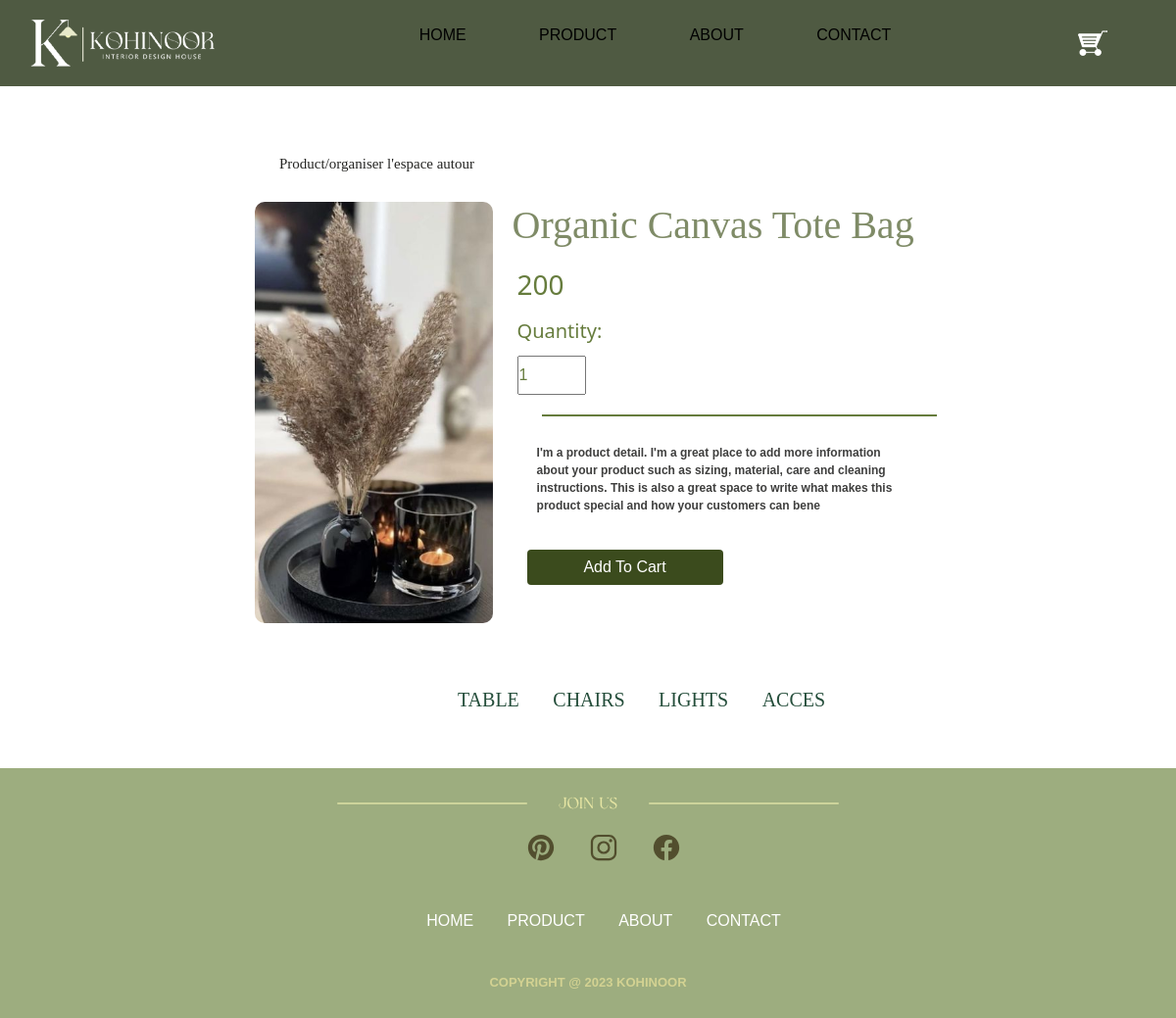
Page /product-description.php?id=37 on the committed database.
### tables this page shows
CREATE TABLE `products` (
  `id` int(255) NOT NULL,
  `img` varchar(255) NOT NULL,
  `name` varchar(255) NOT NULL,
  `title` varchar(255) NOT NULL,
  `description` varchar(255) NOT NULL,
  `prix` int(255) NOT NULL,
  `categorie` varchar(255) NOT NULL
);

### product-description.php (the view, shortened to what this page needs)
<?php
@include('connexion.php');
?>
<!DOCTYPE html>
<html lang="en">
<head>
    <?php include_once 'header.php';
    ?>
</head>
<body>
    <div>
        <?php include_once 'navbar.php'; ?>
    </div>
    <div class="product1">
        <div class="description-product">
            <h2>Product/organiser l'espace autour</h2>
        </div>
        <div class="prod1-img">
            <?php
            if (isset($_GET['id'])) {
                $productId = $_GET['id'];
                $query = "SELECT * FROM products WHERE id = $productId";
                $result = mysqli_query($conn, $query);
                $row = mysqli_fetch_assoc($result);
            }
            ?>
            <img src="images/<?php echo $row['img']; ?>" alt="">
            <div class="discp-prod">
                <h1><?php echo $row['title']; ?></h1>
                <h3><?php echo $row['prix']; ?></h3>
                <form action="cart.php" method="post">
                    <label for="quantity">Quantity:</label><br>
                    <input value="1" type="number" id="quantity" name="quantity" min="1" max="300">
                    <h2></h2>
                    <p>
                        <?php echo $row['description']; ?>
                    </p>
                    <br>
                    <button type="submit" class="btn btn-primary" name="add">Add To Cart</button>
                </form>
            </div>
        </div>
    </div>
    <br>
    <br>
    <div class="menu-product">
        <ul class="menu">
            <li><a href="tables.php">TABLE</a></li>
            <li><a href="chairs.php">CHAIRS</a></li>
            <li><a href="lights.php">LIGHTS</a></li>
            <li><a href="acces.php">ACCES</a></li>
            <br>
            <br>
        </ul>
    </div>
    <?php include_once 'footer.php'; ?>
</body>
</html>

### style.css (style rules this page uses)
* { margin: 0; padding: 0; box-sizing: border-box; font-family: sans-serif ; }
button { font-size: larger; width: 200px; padding: 15px 0; text-align: center; margin: 20px 10px; border-radius:25px ; font-weight: bold; border:2px solid #fff; background: transparent; color: #000000; cursor: pointer; position: relative; overflow: hidden; }
a { color: #524e2e; text-decoration: none; }
p { margin-top: 10px; font-size: 11px; font-weight: bold; display: inline-block; }
.menu li { display: inline-block; margin: 15px; }
.menu a { color:#254e3b; font-family: Georgia, 'Times New Roman', Times, serif; font-size: 20px; }
.menu-product { margin-left: 35%; }
.description-product h2 { font-family: Georgia, 'Times New Roman', Times, serif; font-size: 15px; color: #252523; }
.description-product { margin-top: 70px; margin-left: 165px; }
.prod1-img { margin-left: 140px; margin-top: 30px; display: flex; }
.prod1-img img { width: 350px; height: 430px; border-radius: 10px; }
.prod1-img h1 { margin-left: 20px; font-family: 'Times New Roman', Times, serif; color: #7f8b67; display: block; }
.discp-prod h3 { color: #667c3d; margin-left: 25px; margin-top: 20px; font-family: 'Segoe UI', Tahoma, Geneva, Verdana, sans-serif; }
.discp-prod form { margin-left: 25px; margin-top: 15px; }
.discp-prod form label { color: #667c3d; font-size: 20px; font-family: 'Segoe UI', Tahoma, Geneva, Verdana, sans-serif; }
.discp-prod form input { width: 70px; height: 40px; margin-top:10px ; color: #667c3d; }
.discp-prod h2 { border-bottom: #667c3d solid 2px ; width: 60%; margin-left: 25px; margin-top: 20px; }
.discp-prod p { margin-left: 20px; margin-top: 20px; margin-right: 40%; font-size: 12px; font: lighter; font-family: 'Lucida Sans', 'Lucida Sans Regular', 'Lucida Grande', 'Lucida Sans Unicode', Geneva, Verdana, sans-serif; color: #3f3f3e; }
.product1 { margin-left: 10%; }
.btn { background-color: #3b4b1d; border: #3b4b1d; }

### rows in the picture
products: img (picture), title "Organic Canvas Tote Bag", prix "200", description "I'm a product detail. I'm a great place to add more information about your product such as sizing, material, care and cleaning instructions. This is also a great space to write what makes this product special and how your customers can bene"
